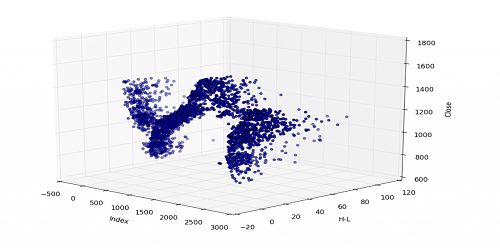
#> input picture IndirectlyRelated/OpenCV/arithmetics/matplotlib.png, 500 x 250 px, found by its file name
$ python image_arithmetics_and_logic.py
#> lines starting #> are read from the running program, lines starting #| are printed output that depends on the picture
import numpy as np
import cv2

image_1 = cv2.imread('arithmetics/matplotlib.png')
#> image_1 is the input picture: shape (250, 500, 3); mean B, G, R 240.9, 235.7, 235.7
image_2 = cv2.imread('arithmetics/mainsvmimage.png')
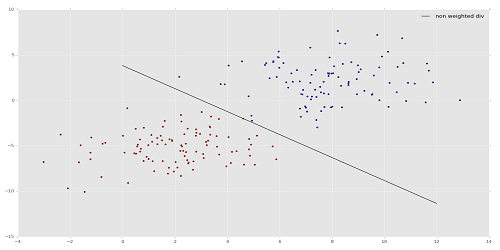
#> input picture IndirectlyRelated/OpenCV/arithmetics/mainsvmimage.png, 500 x 250 px, found by its file name
#> image_2 is the input picture: shape (250, 500, 3); mean B, G, R 231.8, 231.6, 231.8

# addition = image_1 + image_2
# addition = cv2.add( image_1, image_2 )
weighted = cv2.addWeighted(image_1, 0.6, image_2, 0.4, 0)
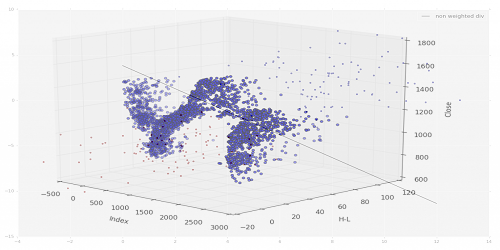
#> weighted: shape (250, 500, 3); mean B, G, R 237.2, 234.1, 234.2
cv2.imshow('weighted', weighted)


height, width, channels = image_1.shape
#> height = 250; width = 500; channels = 3
region_of_image = image_1[0:height, 0:width]

img2gray = cv2.cvtColor(image_2, cv2.COLOR_BGR2GRAY)
ret, mask = cv2.threshold(img2gray, 220, 255, cv2.THRESH_BINARY_INV)
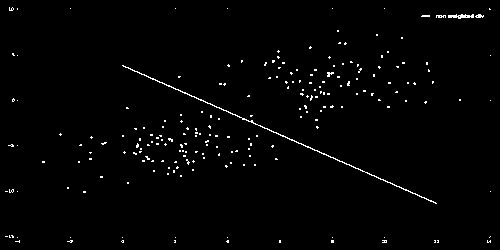
#> mask: shape (250, 500); 1.4% white in thin lines or dots

mask_inv = cv2.bitwise_not(mask)
#> mask_inv: shape (250, 500); 98.6% white; black in thin lines or dots
background = cv2.bitwise_and(region_of_image, region_of_image, mask=mask_inv)
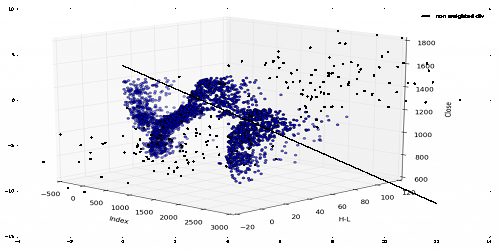
#> background: shape (250, 500, 3); mean B, G, R 237.7, 232.8, 232.8
foreground = cv2.bitwise_and(image_2, image_2, mask=mask)

dst = cv2.add(background, foreground)
image_1[0:height, 0:width] = dst

cv2.imshow('mask', mask)
cv2.imshow('mask_inv', mask_inv)
cv2.imshow('background', background)
cv2.imshow('foreground', foreground)
cv2.imshow('dst', dst)


cv2.waitKey(0)
cv2.destroyAllWindows()
